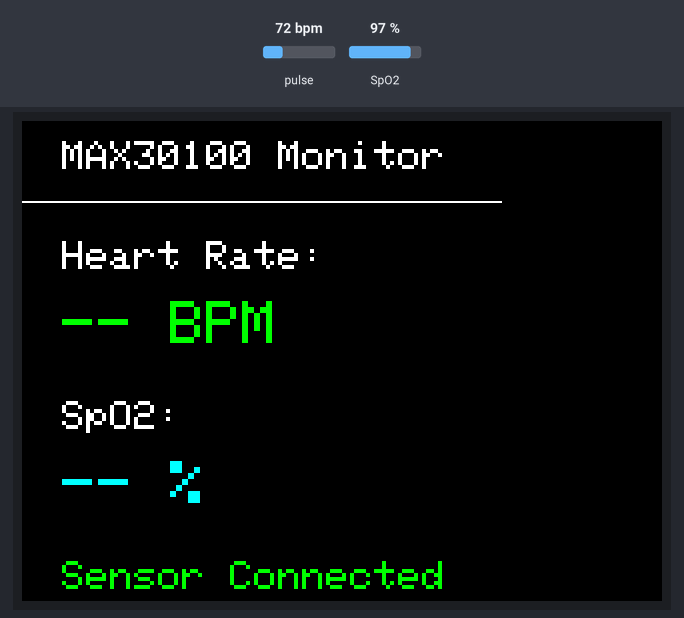
Bench run of a sketch on a simulated ESP32. Parts: 320×240 colour display. The test bench sets the inputs (shaded band); at power-on: pulse 72 bpm, SpO2 97 %. What the sketch prints to the serial monitor is not drawn.

Above: at 1.6 s.
1.7 s: pulse set to 42 bpm
At 5.2 s:
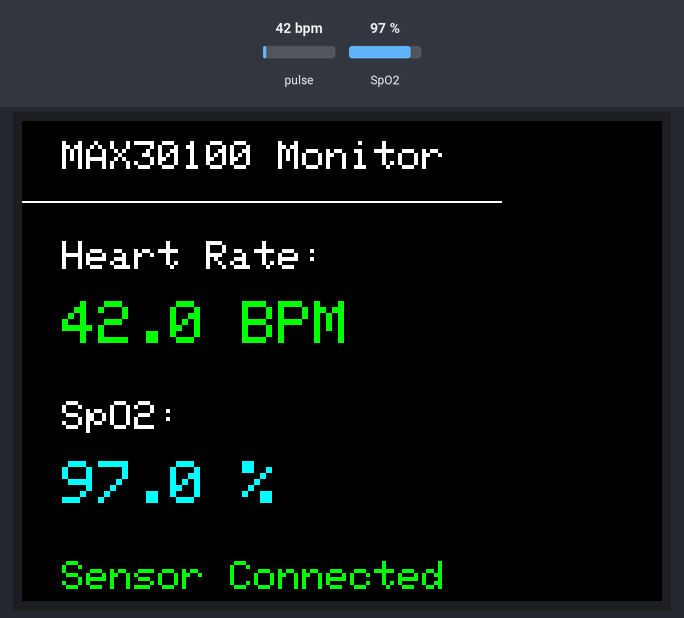
5.6 s: SpO2 set to 80 %
At 7.3 s:
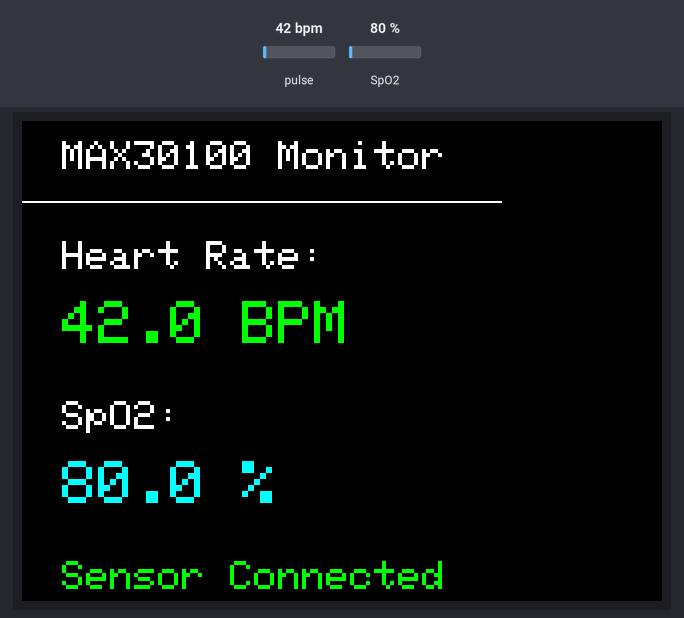
7.6 s: pulse set to 70 bpm
At 8.8 s:
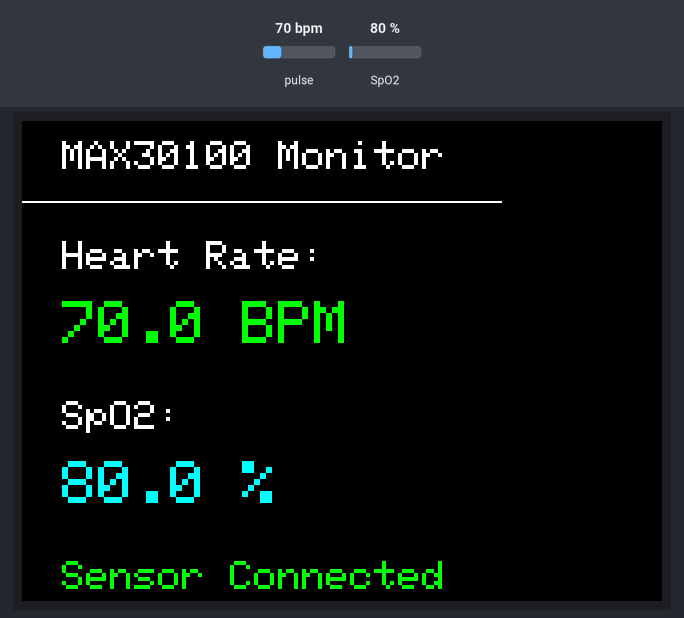
9.7 s: SpO2 set to 85 %
At 11.2 s:
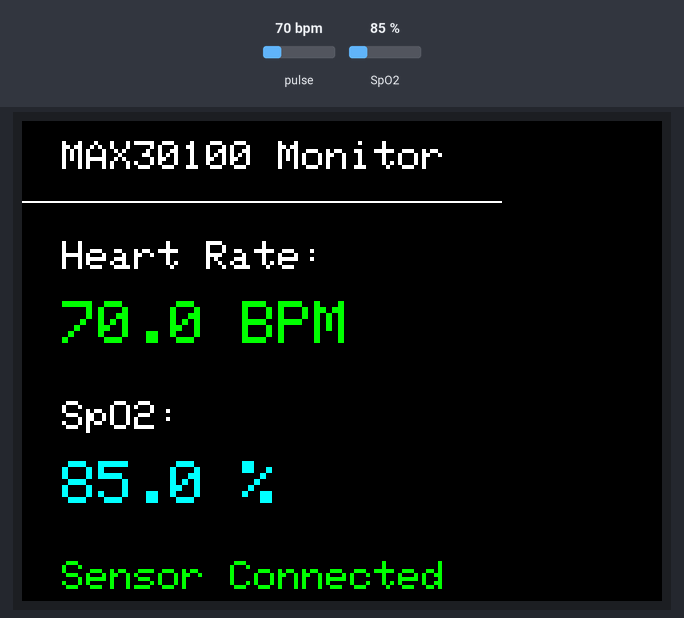
Timing chart, 0 to 12.7 s (numbered marks = the images above; inputs shaded):
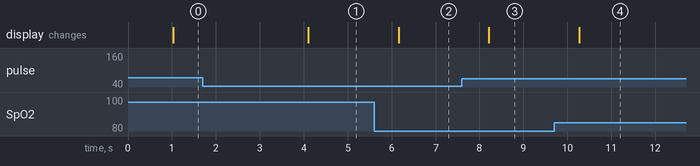

Measured:
- after the input at 1.7 s, the display: changes after 2.4 s (image 1)
- after the input at 5.6 s, the display: changes after 0.56 s (image 2)
- after the input at 7.6 s, the display: changes after 0.62 s (image 3)
- after the input at 9.7 s, the display: changes after 0.57 s (image 4)

The sketch:

LPG_cylinder.ino
```cpp
#include <Wire.h>
#include <TFT_eSPI.h>
#include "MAX30100_PulseOximeter.h"

#define REPORTING_PERIOD_MS 1000

TFT_eSPI tft = TFT_eSPI();
PulseOximeter pox;

uint32_t tsLastReport = 0;

// Callback for beat detection
void onBeatDetected() {
  Serial.println("Beat!");
}

void setup() {
  Serial.begin(115200);

  // I2C init
  Wire.begin(21, 22);

  // TFT init
  tft.init();
  tft.setRotation(1);
  tft.fillScreen(TFT_BLACK);

  // UI Layout
  tft.setTextColor(TFT_WHITE, TFT_BLACK);
  tft.setTextSize(2);
  tft.setCursor(20, 10);
  tft.println("MAX30100 Monitor");

  tft.drawFastHLine(0, 40, 240, TFT_WHITE);

  tft.setCursor(20, 60);
  tft.println("Heart Rate:");

  tft.setCursor(20, 140);
  tft.println("SpO2:");

  // MAX30100 init
  if (!pox.begin()) {
    Serial.println("MAX30100 FAILED");
    tft.setCursor(20, 220);
    tft.setTextColor(TFT_RED, TFT_BLACK);
    tft.println("Sensor Error!");
    while (1);
  } else {
    Serial.println("MAX30100 OK");
    tft.setCursor(20, 220);
    tft.setTextColor(TFT_GREEN, TFT_BLACK);
    tft.println("Sensor Connected");
  }

  pox.setOnBeatDetectedCallback(onBeatDetected);
}

void loop() {
  pox.update();

  if (millis() - tsLastReport > REPORTING_PERIOD_MS) {
    float bpm = pox.getHeartRate();
    float spo2 = pox.getSpO2();

    Serial.print("BPM: ");
    Serial.print(bpm);
    Serial.print(" | SpO2: ");
    Serial.println(spo2);

    // Clear old values
    tft.fillRect(20, 90, 200, 40, TFT_BLACK);
    tft.fillRect(20, 170, 200, 40, TFT_BLACK);

    // BPM display
    tft.setTextColor(TFT_GREEN, TFT_BLACK);
    tft.setTextSize(3);
    tft.setCursor(20, 90);
    if (bpm > 30 && bpm < 200)
      tft.printf("%.1f BPM", bpm);
    else
      tft.print("-- BPM");

    // SpO2 display
    tft.setTextColor(TFT_CYAN, TFT_BLACK);
    tft.setTextSize(3);
    tft.setCursor(20, 170);
    if (spo2 > 50 && spo2 <= 100)
      tft.printf("%.1f %%", spo2);
    else
      tft.print("-- %");

    tsLastReport = millis();
  }
}
```
